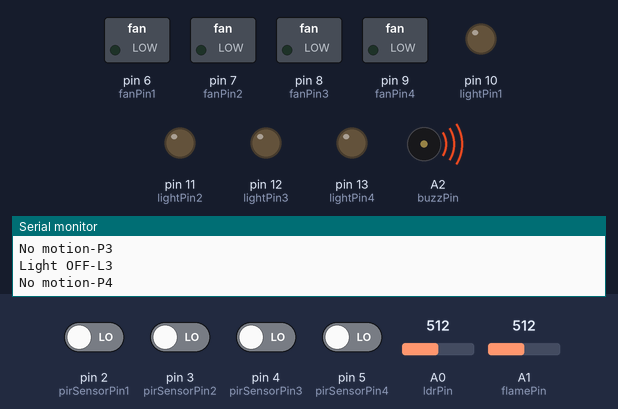
The sketch below on a simulated Arduino Uno, built with avr-gcc and run on an emulated ATmega328P. Parts: switched loads named in the sketch (green lamp = pin HIGH), output pins drawn as LEDs (lit = HIGH), buzzer (waves = sounding, pin HIGH), the last lines printed to the serial monitor. Inputs (shaded band) come from the test bench; at power-on: pin 2 (pirSensorPin1), pin 3 (pirSensorPin2), pin 4 (pirSensorPin3), pin 5 (pirSensorPin4) LOW, A0 (ldrPin) = 512, A1 (flamePin) = 512.

Above: at 2.2 s.
2.3 s: pin 2 (pirSensorPin1) driven HIGH
At 3.9 s:
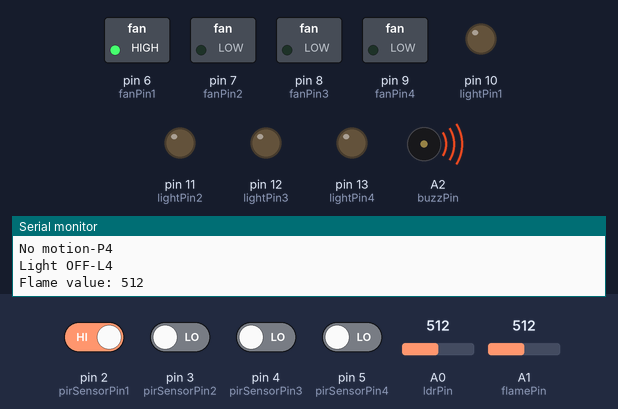
4.6 s: A0 (ldrPin) set to 490
At 6.1 s:
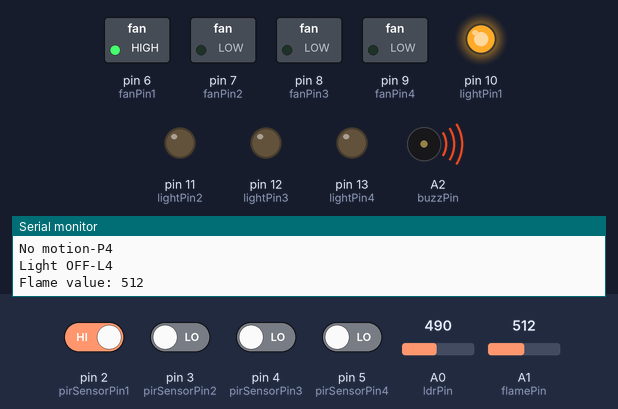
6.8 s: A1 (flamePin) set to 889
8.8 s: A1 (flamePin) set to 918
At 10.4 s:
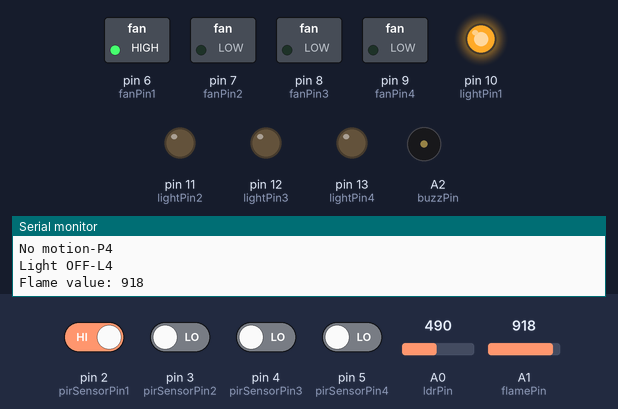
11.3 s: pin 3 (pirSensorPin2) driven HIGH
At 13.1 s:
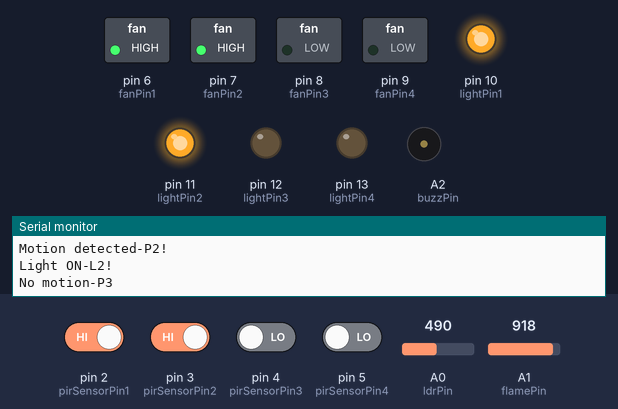
13.4 s: pin 4 (pirSensorPin3) driven HIGH
At 15.0 s:
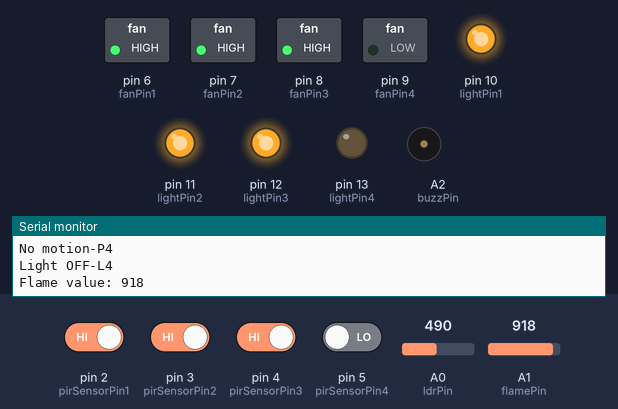
Timing chart, 0 to 16.5 s (numbered marks = the images above; inputs shaded):
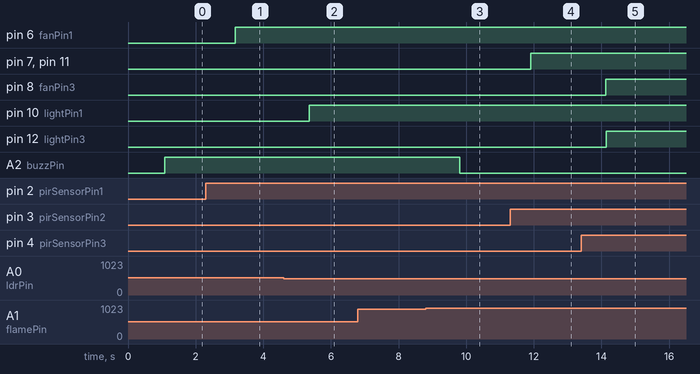

Measured:
- the behaviour switches between 500 and 499 on A0 (ldrPin) (found by bisection; images 1 and 2)
- the behaviour switches between 899 and 900 on A1 (flamePin) (found by bisection; images 2 and 3)
- after the input at 2.3 s, pin 6 (fanPin1): LOW → HIGH after 0.87 s
- after the input at 4.6 s, pin 10 (lightPin1): LOW → HIGH after 0.75 s
- after the input at 8.8 s, A2 (buzzPin): HIGH → LOW after 1.0 s
- after the input at 11.3 s, pin 7 (fanPin2): LOW → HIGH after 0.60 s; pin 11 (lightPin2): LOW → HIGH after 0.61 s
- after the input at 13.4 s, pin 8 (fanPin3): LOW → HIGH after 0.72 s; pin 12 (lightPin3): LOW → HIGH after 0.75 s

The sketch:

SEC_Arduino_Code.ino
```cpp
const int ldrPin = A0;
const int pirSensorPin1 = 2;
const int pirSensorPin2 = 3;
const int pirSensorPin3 = 4;
const int pirSensorPin4 = 5;
const int fanPin1 = 6;
const int fanPin2 = 7;
const int fanPin3 = 8;
const int fanPin4 = 9;
const int lightPin1 = 10;
const int lightPin2 = 11;
const int lightPin3 = 12;
const int lightPin4 = 13;
const int buzzPin = A2;
const int flamePin = A1;

void setup() {
  Serial.begin(9600);
  pinMode(pirSensorPin1, INPUT);
  pinMode(pirSensorPin2, INPUT);
  pinMode(pirSensorPin3, INPUT);
  pinMode(pirSensorPin4, INPUT);
  pinMode(ldrPin, INPUT);
  pinMode(fanPin1, OUTPUT);
  pinMode(fanPin2, OUTPUT);
  pinMode(fanPin3, OUTPUT);
  pinMode(fanPin4, OUTPUT);
  pinMode(lightPin1, OUTPUT);
  pinMode(lightPin2, OUTPUT);
  pinMode(lightPin3, OUTPUT);
  pinMode(lightPin4, OUTPUT);
  pinMode(buzzPin, OUTPUT);
  pinMode(flamePin, INPUT);

  delay(1000);
}

void loop() {
  int pirState1 = digitalRead(pirSensorPin1);
  int pirState2 = digitalRead(pirSensorPin2);
  int pirState3 = digitalRead(pirSensorPin3);
  int pirState4 = digitalRead(pirSensorPin4);
  int ldrValue = analogRead(ldrPin);
  int flameState = analogRead(flamePin);

  Serial.print("LDR Value: ");
  Serial.println(ldrValue);

  if (pirState1 == HIGH) {
    digitalWrite(fanPin1, HIGH);
    Serial.println("Motion detected-P1!");
  } else {
    digitalWrite(fanPin1, LOW);
    Serial.println("No motion-P1");
  }
  if (pirState1 == HIGH) {
    if (ldrValue < 500){
    digitalWrite(lightPin1, HIGH);
    }
    Serial.println("Light ON-L1!");
  } else {
    digitalWrite(lightPin1, LOW);
    Serial.println("Light OFF-L1");
  }
if (pirState2 == HIGH) {
    digitalWrite(fanPin2, HIGH);
    Serial.println("Motion detected-P2!");
  } else {
    digitalWrite(fanPin2, LOW);
    Serial.println("No motion-P2");
  }
    if (pirState2 == HIGH) {
      if (ldrValue < 500){
    digitalWrite(lightPin2, HIGH);
      }
    Serial.println("Light ON-L2!");
  } else {
    digitalWrite(lightPin2, LOW);
    Serial.println("Light OFF-L2");
  }
  if (pirState3 == HIGH) {
    digitalWrite(fanPin3, HIGH);
    Serial.println("Motion detected-P3!");
  } else {
    digitalWrite(fanPin3, LOW);
    Serial.println("No motion-P3");
  }
  if (pirState3 == HIGH) {
    if (ldrValue < 500){
    digitalWrite(lightPin3, HIGH);
    }
    Serial.println("Light ON-L3!");
  } else {
    digitalWrite(lightPin3, LOW);
    Serial.println("Light OFF-L3");
  }
  if (pirState4 == HIGH) {
    digitalWrite(fanPin4, HIGH);
    Serial.println("Motion detected-P4!");
  } else {
    digitalWrite(fanPin4, LOW);
    Serial.println("No motion-P4");
  }
  if (pirState4 == HIGH) {
    if (ldrValue < 500){
    digitalWrite(lightPin4, HIGH);
    }
    Serial.println("Light ON-L4!");
  } else {
    digitalWrite(lightPin4, LOW);
    Serial.println("Light OFF-L4");
  }
  // Repeat similar pattern for other PIR sensors
  Serial.print("Flame value: ");
  Serial.println(flameState);

  // Check if flame is detected
  if (flameState < 900) {
    digitalWrite(buzzPin, HIGH);
  } else{
    digitalWrite(buzzPin, LOW);
  }
  // ...

  // Wait for a short time before checking again
  delay(1000);
}
```
